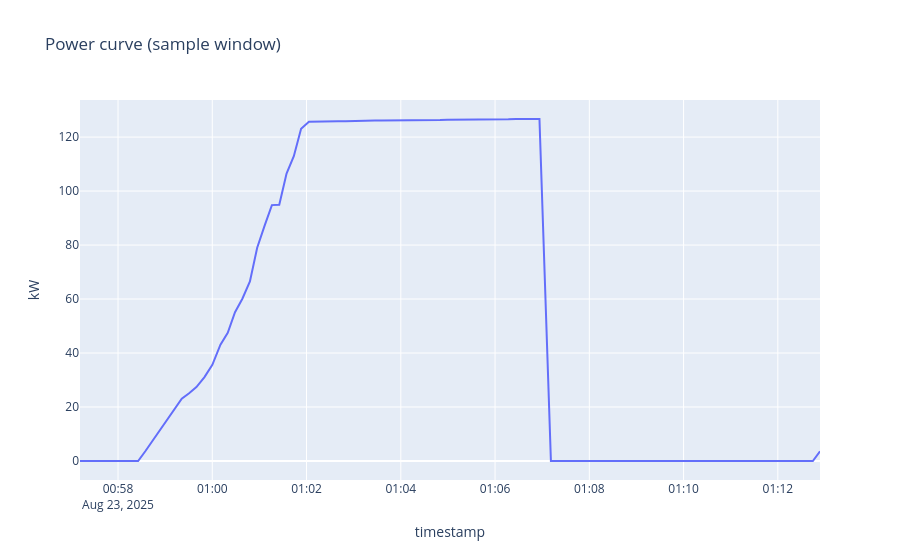

The code cell stored with this chart in its notebook:
### Markdown cell above
## 8. Preview: energy for one session

A single transaction's power curve to sanity-check the avg-power x duration
energy estimate the pipeline will compute per session.

### Code cell
days = frames["many_days"]
mvd = (
    days.filter((pl.col("action") == "MeterValues") & pl.col("power_kw").is_not_null())
    .sort("timestamp")
)
window = mvd.filter(pl.col("connector_id") == 1).head(60)
fig = None
if window.height:
    dur_h = (window["timestamp"].max() - window["timestamp"].min()).total_seconds() / 3600
    avg_kw = window["power_kw"].mean()
    print(f"samples={window.height} duration={dur_h:.3f}h avg_power={avg_kw:.2f}kW")
    print(f"estimated energy = {avg_kw * dur_h:.2f} kWh")
    # Build the figure but don't render here; the notebook displays it as the
    # last expression, and running as a plain script stays non-blocking.
    fig = px.line(
        window.select(["timestamp", "power_kw"]),
        x="timestamp",
        y="power_kw",
        title="Power curve (sample window)",
        labels={"power_kw": "kW"},
    )
fig

### Figure 1 — Plotly figure (JSON) as saved in the notebook; plotly's stock layout.template omitted (floating-point values rounded to 4 significant figures)
{"data": [{"hovertemplate": "timestamp=%{x}<br>kW=%{y}<extra></extra>", "legendgroup": "", "line": {"color": "#636efa", "dash": "solid"}, "marker": {"symbol": "circle"}, "mode": "lines", "name": "", "orientation": "v", "showlegend": false, "type": "scatter", "x": ["2025-08-23T00:57:11.598000", "2025-08-23T00:57:47.110000", "2025-08-23T00:58:25.589000", "2025-08-23T00:58:34.727000", "2025-08-23T00:58:43.912000", "2025-08-23T00:58:53.446000", "2025-08-23T00:59:02.720000", "2025-08-23T00:59:11.935000", "2025-08-23T00:59:21.138000", "2025-08-23T00:59:30.491000", "2025-08-23T00:59:39.793000", "2025-08-23T00:59:50.067000", "2025-08-23T01:00:00.072000", "2025-08-23T01:00:10.397000", "2025-08-23T01:00:19.681000", "2025-08-23T01:00:28.942000", "2025-08-23T01:00:38.321000", "2025-08-23T01:00:47.913000", "2025-08-23T01:00:57.157000", "2025-08-23T01:01:06.652000", "2025-08-23T01:01:15.885000", "2025-08-23T01:01:25.267000", "2025-08-23T01:01:34.551000", "2025-08-23T01:01:43.793000", "2025-08-23T01:01:53.060000", "2025-08-23T01:02:03.072000", "2025-08-23T01:02:12.252000", "2025-08-23T01:02:21.655000", "2025-08-23T01:02:30.912000", "2025-08-23T01:02:40.170000", "2025-08-23T01:02:49.732000", "2025-08-23T01:02:58.953000", "2025-08-23T01:03:08.477000", "2025-08-23T01:03:17.682000", "2025-08-23T01:03:26.879000", "2025-08-23T01:03:36.036000", "2025-08-23T01:03:45.246000", "2025-08-23T01:03:54.494000", "2025-08-23T01:04:03.715000", "2025-08-23T01:04:13.100000", "2025-08-23T01:04:22.419000", "2025-08-23T01:04:31.659000", "2025-08-23T01:04:40.814000", "2025-08-23T01:04:50.009000", "2025-08-23T01:04:59.310000", "2025-08-23T01:05:08.554000", "2025-08-23T01:05:18.831000", "2025-08-23T01:05:28.158000", "2025-08-23T01:05:37.542000", "2025-08-23T01:05:47.853000", "2025-08-23T01:05:57.497000", "2025-08-23T01:06:07.060000", "2025-08-23T01:06:16.943000", "2025-08-23T01:06:26.903000", "2025-08-23T01:06:36.277000", "2025-08-23T01:06:46.114000", "2025-08-23T01:06:56.521000", "2025-08-23T01:07:11.120000", "2025-08-23T01:12:44.545000", "2025-08-23T01:12:53.673000"], "xaxis": "x", "y": [0.0, 0.0, 0.0, 3.6, 7.4, 11.7, 15.5, 19.2, 23.1, 25.1, 27.4, 31.1, 35.6, 43.1, 47.5, 55.1, 60.1, 66.5, 79.0, 87.2, 94.8, 94.9, 106.5, 112.9, 123.1, 125.7, 125.8, 125.8, 125.9, 125.9, 125.9, 126.0, 126.0, 126.0, 126.1, 126.1, 126.1, 126.2, 126.2, 126.2, 126.3, 126.3, 126.3, 126.3, 126.4, 126.4, 126.4, 126.5, 126.5, 126.5, 126.6, 126.6, 126.6, 126.7, 126.7, 126.7, 126.7, 0.0, 0.0, 3.6], "yaxis": "y"}], "layout": {"legend": {"tracegroupgap": 0}, "title": {"text": "Power curve (sample window)"}, "xaxis": {"anchor": "y", "domain": [0, 1], "title": {"text": "timestamp"}}, "yaxis": {"anchor": "x", "domain": [0, 1], "title": {"text": "kW"}}}}
